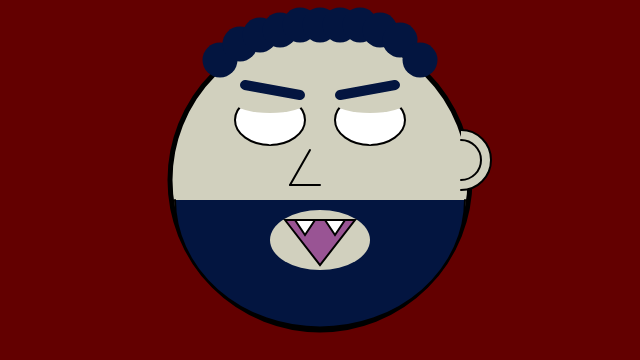
Frame 1 (no input)
Frame 60 (no input): identical to frame 1, image omitted
Frame 120 (the mouse pressed at the canvas centre since frame 60): identical to frame 1, image omitted

The p5.js sketch that drew this single still picture (run headless with seeded random() and noise() and a simulated clock; from frame 60 on, the mouse is pressed at the canvas centre):

// p5.js sketch
// ── sketch.js
/*
	self portrait w variables
	matthew torres
	2.11.2020
	class project
*/

// global scope
var x = 320; // origin for face
var y = 180;

var r = 255; // color variables
var g = 255;
var b = 255;

let value = "#d1d0be"; // skin color origin
let valueB = "#031540"; // hair color origin


// size variables
var s = 300;

function setup() {
	// setup scope
	createCanvas(x * 2, y * 2);
}

// Changes eye color
function mouseDragged() {
	r = map(mouseX, 0, width, 0, 255); // red
	g = map(mouseY, 0, height + width, 0, 255); // green
	b = map((mouseX + mouseY), 0, width + height, 0, 255); // blue
}

function draw() {
	// draw scope
	background("#630000");

	// shapes with xy coordinates + size

	// face area
	
	//x = mouseX
	//y = mouseY

	stroke("black");
	strokeWeight(5);
	fill(value);
	circle(x, y, s); // face

	// eyes
	stroke("black");
	strokeWeight(2);
	fill(b, g, r);
	ellipse(x - 50, y - 60, s - 230, s - 250); // left eye
	ellipse(x + 50, y - 60, s - 230, s - 250); // right eye
	noStroke();
	fill(g, r, b); 
	ellipse(x - 50, y - 53, s - 285, s - 265); // left pupil
	ellipse(x + 50, y - 53, s - 285, s - 265); // right pupil
	noStroke();
	fill(value);
	ellipse(x - 50, y - 77, s - 230, s - 280); // left eyelid
	ellipse(x + 50, y - 77, s - 230, s - 280); // right eyelid

	stroke("black");
	fill(value);
	arc(x + 141, y - 20, s - 240, s - 240, PI + HALF_PI, HALF_PI); // right ear
	arc(x + 141, y - 20, s - 260, s - 260, PI + HALF_PI, HALF_PI); // left ear

	fill(valueB);
	arc(x, y + 20, s - 10, s - 45, TWO_PI, PI); // beard hair

	fill(value);
	noStroke();
	ellipse(x, y + 60, s - 200, s - 240); // beard mouth area
	
	stroke("black");
	fill("#995494");
	triangle(x - 35, y + 40, x, y + 85, x + 35, y + 40); // mouth

	fill("white");
	triangle(x - 25, y + 40, x - 15, y + 55 , x - 5, y + 40); // left tooth
	triangle(x + 5, y + 40, x + 15, y + 55 , x + 25, y + 40); // right tooth

	
	// hair
	noStroke();
	fill(valueB);
	circle(x - 100, y - 120,s - 265);
	circle(x - 80, y - 136, s - 265);
	circle(x - 60, y - 145, s - 265);
	circle(x - 40, y - 150, s - 265);
	circle(x - 20, y - 155, s - 265);
	circle(x, y - 155, s - 265);
	circle(x + 20, y - 155, s - 265);
	circle(x + 40, y - 155, s - 265);
	circle(x + 60, y - 150, s - 265);
	circle(x + 80, y - 140, s - 265);
	circle(x + 100, y - 120, s - 265);
	// hair

	// shapes that are only xy points

	stroke(valueB);
	strokeWeight(10);
	line(x - 75, y - 95, x - 20, y - 85); // left eyebrow
	line(x + 20, y - 85, x + 75, y - 95); // right eye brow
	
	stroke("black");
	strokeWeight(2);
	noFill();
	line(x - 10, y - 30, x - 30, y + 5); // nose
	line(x - 30, y + 5, x, y + 5); // nose
}

	// changes skin color
	function doubleClicked(){
	if (value === "#d1d0be"){
		value = "#f5bf73"; 
	} else {
		value = "#d1d0be";
	}
}
	// changes hair color
	function keyPressed(){
		if (keyCode === LEFT_ARROW) {
		valueB = "#0e4a02";
	} else if (keyCode === RIGHT_ARROW) {
		valueB = "#031540";
	}
		if (keyCode === DOWN_ARROW) {
		valueB = "#b50021";
	} else if (keyCode === UP_ARROW) {
		valueB = "#ffffff";
	}
		if (keyCode === SHIFT) {
		x = x; y = y; s = s +10;
	}else if (keyCode === BACKSPACE) {
		x = x; y = y; s = s - 10;
	}
}
